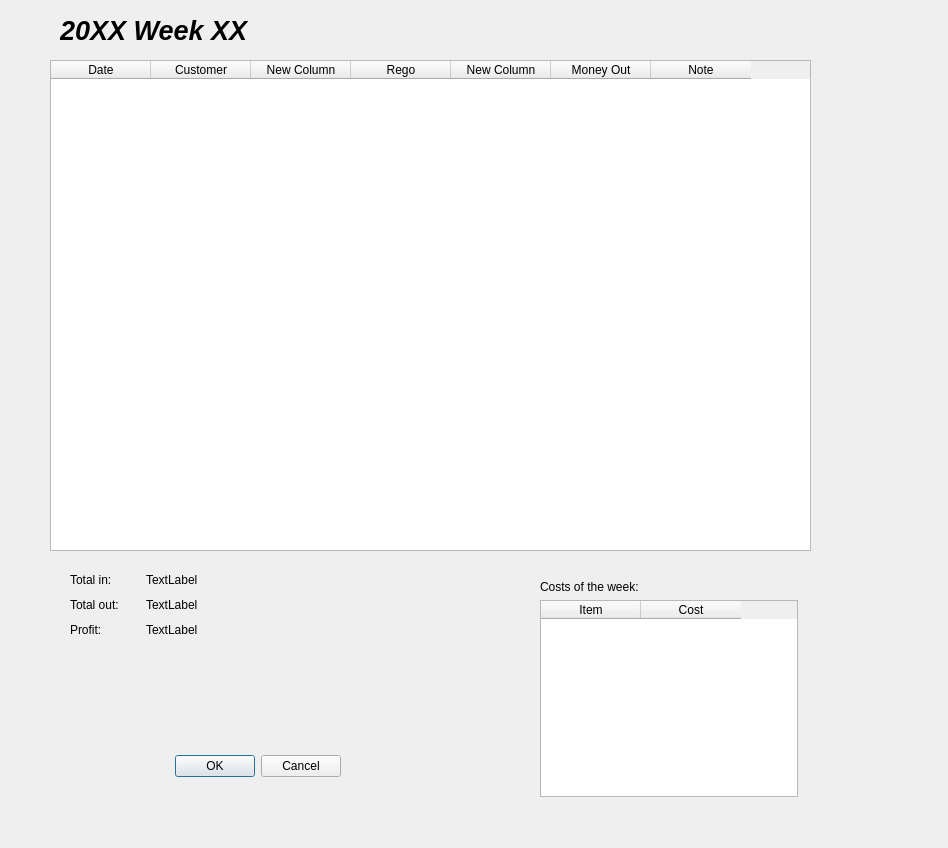
<?xml version="1.0" encoding="UTF-8"?>
<ui version="4.0">
 <class>Dialog</class>
 <widget class="QDialog" name="Dialog">
  <property name="geometry">
   <rect>
    <x>0</x>
    <y>0</y>
    <width>948</width>
    <height>848</height>
   </rect>
  </property>
  <property name="windowTitle">
   <string>Dialog</string>
  </property>
  <widget class="QDialogButtonBox" name="buttonBox">
   <property name="geometry">
    <rect>
     <x>0</x>
     <y>750</y>
     <width>341</width>
     <height>32</height>
    </rect>
   </property>
   <property name="orientation">
    <enum>Qt::Horizontal</enum>
   </property>
   <property name="standardButtons">
    <set>QDialogButtonBox::Cancel|QDialogButtonBox::Ok</set>
   </property>
  </widget>
  <widget class="QTableWidget" name="tableWidget">
   <property name="geometry">
    <rect>
     <x>50</x>
     <y>60</y>
     <width>761</width>
     <height>491</height>
    </rect>
   </property>
   <column>
    <property name="text">
     <string>Date</string>
    </property>
   </column>
   <column>
    <property name="text">
     <string>Customer</string>
    </property>
   </column>
   <column>
    <property name="text">
     <string>New Column</string>
    </property>
   </column>
   <column>
    <property name="text">
     <string>Rego</string>
    </property>
   </column>
   <column>
    <property name="text">
     <string>New Column</string>
    </property>
   </column>
   <column>
    <property name="text">
     <string>Money Out</string>
    </property>
   </column>
   <column>
    <property name="text">
     <string>Note</string>
    </property>
   </column>
  </widget>
  <widget class="QLabel" name="label_8">
   <property name="geometry">
    <rect>
     <x>60</x>
     <y>10</y>
     <width>221</width>
     <height>41</height>
    </rect>
   </property>
   <property name="font">
    <font>
     <pointsize>20</pointsize>
     <weight>75</weight>
     <italic>true</italic>
     <bold>true</bold>
    </font>
   </property>
   <property name="text">
    <string>20XX Week XX</string>
   </property>
  </widget>
  <widget class="QWidget" name="">
   <property name="geometry">
    <rect>
     <x>540</x>
     <y>580</y>
     <width>258</width>
     <height>217</height>
    </rect>
   </property>
   <layout class="QGridLayout" name="gridLayout_3">
    <item row="0" column="0">
     <widget class="QLabel" name="label_7">
      <property name="text">
       <string>Costs of the week:</string>
      </property>
     </widget>
    </item>
    <item row="1" column="0">
     <widget class="QTableWidget" name="tableWidget_2">
      <column>
       <property name="text">
        <string>Item</string>
       </property>
      </column>
      <column>
       <property name="text">
        <string>Cost</string>
       </property>
      </column>
     </widget>
    </item>
   </layout>
  </widget>
  <widget class="QWidget" name="">
   <property name="geometry">
    <rect>
     <x>70</x>
     <y>570</y>
     <width>145</width>
     <height>69</height>
    </rect>
   </property>
   <layout class="QGridLayout" name="gridLayout_2">
    <item row="0" column="1">
     <widget class="QLabel" name="label_4">
      <property name="text">
       <string>TextLabel</string>
      </property>
     </widget>
    </item>
    <item row="2" column="1">
     <widget class="QLabel" name="label_6">
      <property name="text">
       <string>TextLabel</string>
      </property>
     </widget>
    </item>
    <item row="1" column="1">
     <widget class="QLabel" name="label_5">
      <property name="text">
       <string>TextLabel</string>
      </property>
     </widget>
    </item>
    <item row="0" column="0" rowspan="3">
     <layout class="QGridLayout" name="gridLayout">
      <item row="0" column="0">
       <widget class="QLabel" name="label">
        <property name="text">
         <string>Total in:</string>
        </property>
       </widget>
      </item>
      <item row="2" column="0">
       <widget class="QLabel" name="label_3">
        <property name="text">
         <string>Profit:</string>
        </property>
       </widget>
      </item>
      <item row="1" column="0">
       <widget class="QLabel" name="label_2">
        <property name="text">
         <string>Total out:</string>
        </property>
       </widget>
      </item>
     </layout>
    </item>
   </layout>
  </widget>
 </widget>
 <resources/>
 <connections>
  <connection>
   <sender>buttonBox</sender>
   <signal>accepted()</signal>
   <receiver>Dialog</receiver>
   <slot>accept()</slot>
   <hints>
    <hint type="sourcelabel">
     <x>248</x>
     <y>254</y>
    </hint>
    <hint type="destinationlabel">
     <x>157</x>
     <y>274</y>
    </hint>
   </hints>
  </connection>
  <connection>
   <sender>buttonBox</sender>
   <signal>rejected()</signal>
   <receiver>Dialog</receiver>
   <slot>reject()</slot>
   <hints>
    <hint type="sourcelabel">
     <x>316</x>
     <y>260</y>
    </hint>
    <hint type="destinationlabel">
     <x>286</x>
     <y>274</y>
    </hint>
   </hints>
  </connection>
 </connections>
</ui>
